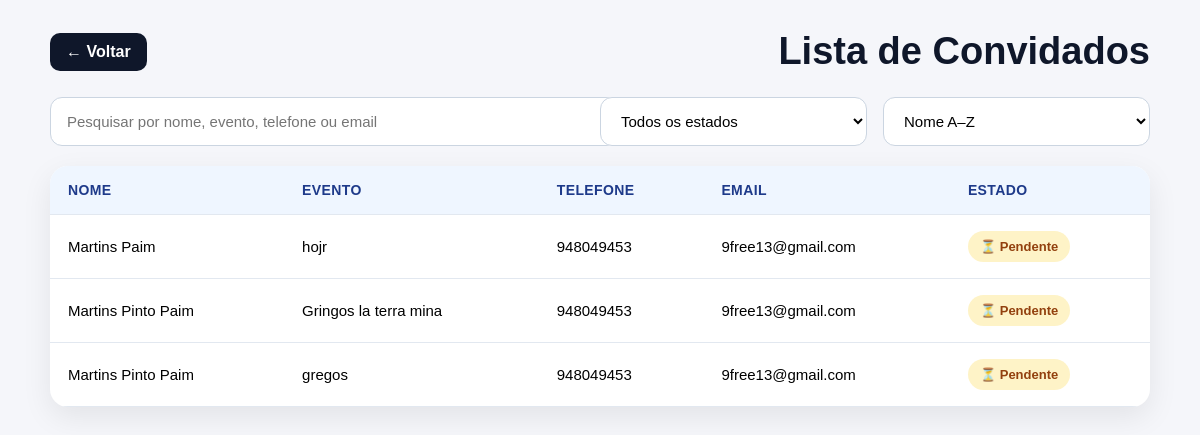
/guests/ (signed in), run on the app's committed database.
### guests/models.py (models this page shows, shortened)
class Guest(models.Model):
    STATUS_CHOICES = [
        ('pendente', 'Pendente'),
        ('confirmado', 'Confirmado'),
        ('recusado', 'Recusado'),
    ]
    event = models.ForeignKey(Event, on_delete=models.CASCADE)
    full_name = models.CharField(max_length=200)
    phone = models.CharField(max_length=20)
    email = models.EmailField(blank=True)
    status = models.CharField(max_length=20, choices=STATUS_CHOICES, default='pendente')
    token = models.UUIDField(default=uuid.uuid4, editable=False, unique=True)

### events/models.py (models this page shows, shortened)
class Event(models.Model):
    EVENT_TYPES = [
        ('aniversario', 'Aniversário'),
        ('casamento', 'Casamento'),
        ('noivado', 'Noivado'),
        ('baptizado', 'Baptizado'),
        ('cha_de_bebe', 'Chá de bebé'),
        ('formatura', 'Formatura'),
        ('conferencia', 'Conferência'),
        ('reuniao', 'Reunião'),
        ('evento_corporativo', 'Evento corporativo'),
        ('outro', 'Outro'),
    ]
    owner = models.ForeignKey(User, on_delete=models.CASCADE, null=True, blank=True)
    name = models.CharField(max_length=200)
    event_type = models.CharField(max_length=30, choices=EVENT_TYPES)
    custom_event_type = models.CharField(max_length=100, blank=True)
    date = models.DateField()
    location = models.CharField(max_length=255)
    description = models.TextField(blank=True)
    created_at = models.DateTimeField(auto_now_add=True)

### guests/views.py (the view)
# urls.py: path('guests/', views.guest_list, name='guest_list'),
@login_required
def guest_list(request):
    guests = Guest.objects.filter(event__owner=request.user).order_by('-id')
    return render(request, 'guests/guest_list.html', {'guests': guests})

### guests/templates/guests/guest_list.html (shortened to what this page needs)
<!DOCTYPE html>
<html lang="pt">
<head>
</head>
<body>
    <div class="page-wrapper">
        <div class="topbar">
            <a href="/" class="back-btn">← Voltar</a>
            <h1>Lista de Convidados</h1>
        </div>
        {% if guests %}
            <div class="controls">
    <input type="text" id="searchInput" placeholder="Pesquisar por nome, evento, telefone ou email">
    <select id="statusFilter">
        <option value="todos">Todos os estados</option>
    </select>
    <select id="sortFilter">
        <option value="nome_asc">Nome A–Z</option>
    </select>
</div>
            <div class="table-box">
                <table>
                    <thead>
                        <tr>
                            <th>Nome</th>
                            <th>Evento</th>
                            <th>Telefone</th>
                            <th>Email</th>
                            <th>Estado</th>
                        </tr>
                    </thead>
                    <tbody id="guestTableBody">
                        {% for guest in guests %}
                            <tr data-status="{{ guest.status|lower }}">
                                <td class="searchable">{{ guest.full_name }}</td>
                                <td class="searchable">{{ guest.event.name }}</td>
                                <td class="searchable">{{ guest.phone }}</td>
                                <td class="searchable">{{ guest.email|default:"" }}</td>
                                <td>
                                    {% if guest.status == 'confirmado' %}
                                        <span class="status status-confirmado">✅ Confirmado</span>
                                    {% elif guest.status == 'recusado' %}
                                        <span class="status status-recusado">❌ Não confirmado</span>
                                    {% else %}
                                        <span class="status status-pendente">⏳ Pendente</span>
                                    {% endif %}
                                </td>
                            </tr>
                        {% endfor %}
                    </tbody>
                </table>
            </div>
        {% else %}
            <div class="empty">
                Nenhum convidado encontrado.
            </div>
        {% endif %}
    </div>
</body>
</html>

### guests/templates/guests/guest_list.html (style rules this page uses)
body { font-family: Arial, sans-serif; background: #f5f6fa; padding: 30px; margin: 0; }
.page-wrapper { max-width: 1100px; margin: 0 auto; }
.topbar { display: flex; justify-content: space-between; align-items: center; margin-bottom: 24px; gap: 15px; }
.back-btn { text-decoration: none; background: #0f172a; color: white; padding: 10px 16px; border-radius: 10px; font-weight: bold; }
h1 { margin: 0; font-size: 38px; color: #0f172a; }
.controls { display: grid; grid-template-columns: 2fr 1fr 1fr; gap: 16px; margin-bottom: 20px; }
.controls input, .controls select { width: 100%; padding: 14px 16px; border: 1px solid #cbd5e1; border-radius: 12px; font-size: 15px; background: white; outline: none; }
.table-box { background: white; border-radius: 18px; box-shadow: 0 10px 30px rgba(0,0,0,0.08); overflow: hidden; }
table { width: 100%; border-collapse: collapse; }
thead { background: #eff6ff; }
th, td { padding: 16px 18px; text-align: left; border-bottom: 1px solid #e2e8f0; font-size: 15px; }
th { color: #1e3a8a; font-size: 14px; text-transform: uppercase; letter-spacing: 0.4px; }
.status { display: inline-block; padding: 8px 12px; border-radius: 999px; font-size: 13px; font-weight: bold; }
.status-pendente { background: #fef3c7; color: #92400e; }

### data on the page
Guest: full_name "Martins Paim", event.name "hojr", phone "948049453", email "9free13@gmail.com", status "⏳ Pendente"
Guest: full_name "Martins Pinto Paim", event.name "Gringos la terra mina", phone "948049453", email "9free13@gmail.com", status "⏳ Pendente"
Guest: full_name "Martins Pinto Paim", event.name "gregos", phone "948049453", email "9free13@gmail.com", status "⏳ Pendente"
